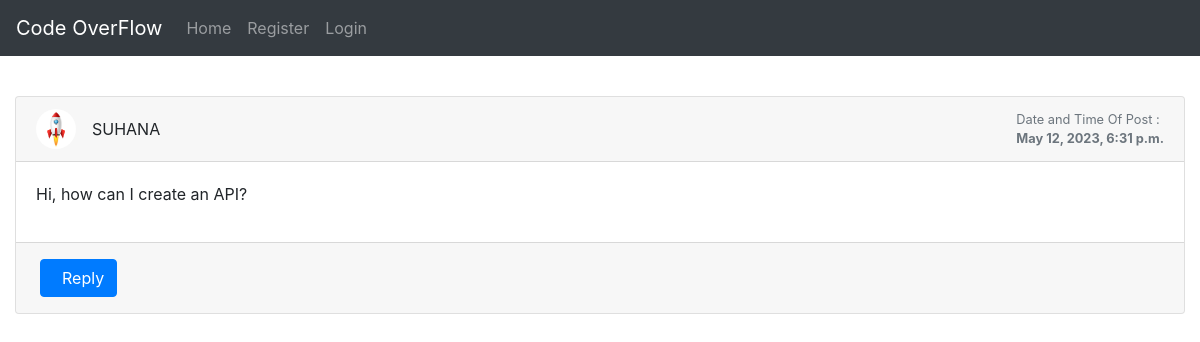
The page /discussion/30/ on the database its author committed.
### profile_of_user/models.py (models this page shows)
class Post(models.Model):
    user1 = models.ForeignKey(User, on_delete=models.CASCADE, default=1)
    post_id = models.AutoField
    post_content = models.CharField(max_length=5000)
    timestamp= models.DateTimeField(default=now)
    image = models.ImageField(upload_to="images",default="")

### profile_of_user/views.py (the view, shortened to what this page needs)
# urls.py: path("discussion/<int:myid>/", views.discussion, name="Discussions"),
def discussion(request, myid):
    post = Post.objects.filter(id=myid).first()
    replies = Replie.objects.filter(post=post)
    return render(request, "discussion.html", {'post':post, 'replies':replies})

### profile_of_user/templates/discussion.html (shortened to what this page needs)
{% extends 'basic.html' %}
{% block body %}
<br>
<div class="container-fluid mt-5">
    <div class="row">
        <div class="col-md-12">
            <div class="card mb-4">
                <div class="card-header">
                    <div class="media flex-wrap w-100 align-items-center"> <img src="/media/{{post.image}}"
                            class="d-block ui-w-40 rounded-circle" alt="" width="40px" height="40px">
                        <div class="media-body ml-3" style="text-transform: uppercase;"> <a data-abc="true">{{post.user1}}</a>
                        </div>
                        <div class="text-muted small ml-3">
                            <div>Date and Time Of Post :</div>
                            <div><strong>{{post.timestamp}}</strong></div>
                        </div>
                    </div>
                </div>
                <div class="card-body">
                    <p>{{post.post_content}}</p>
                </div>
                <div class="card-footer d-flex flex-wrap justify-content-between align-items-center px-0 pt-0 pb-3">
                    <div class="px-4 pt-3"> <button type="button" class="btn btn-primary" data-target="#reply" data-toggle="modal">&nbsp; Reply</button> </div>
                </div>
            </div>
        </div>
    </div>
</div>
{% endblock %}

### rows shown on the page
Post: image (picture), user1 "SUHANA", timestamp "May 12, 2023, 6:31 p.m.", post_content "Hi, how can I create an API?"
